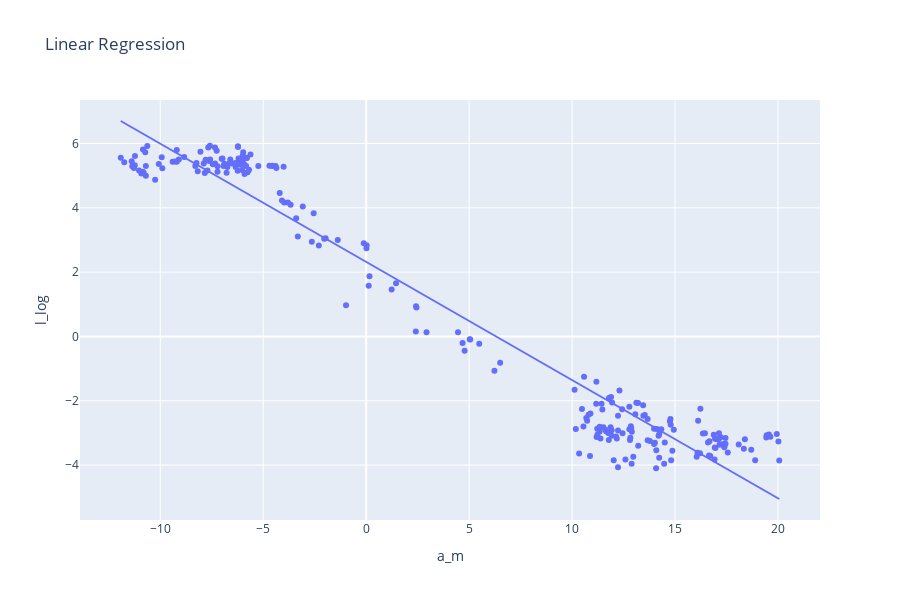

The notebook cell this image was saved under:
### Code cell
# Ideally these are linearly correlated
fig = px.scatter(data, x='a_m', y='l_log', trendline='ols', title='Linear Regression', width=900, height=600)
corr = np.corrcoef(data['a_m'], data['l_log'])[0][1]

fig.show()
print(f'Correlation: {corr}')

### Figure 1 — Plotly figure (JSON) as saved in the notebook; plotly's stock layout.template omitted (floating-point values rounded to 4 significant figures; data arrays with more than 128 entries replaced by an {"elided": "..."} marker saying what was removed)
{"data": [{"hovertemplate": "a_m=%{x}<br>l_log=%{y}<extra></extra>", "legendgroup": "", "marker": {"color": "#636efa", "symbol": "circle"}, "mode": "markers", "name": "", "orientation": "v", "showlegend": false, "type": "scatter", "x": {"elided": "240 float values"}, "xaxis": "x", "y": {"elided": "240 float values"}, "yaxis": "y"}, {"hovertemplate": "<b>OLS trendline</b><br>l_log = -0.367546 * a_m + 2.31784<br>R<sup>2</sup>=0.953706<br><br>a_m=%{x}<br>l_log=%{y} <b>(trend)</b><extra></extra>", "legendgroup": "", "marker": {"color": "#636efa", "symbol": "circle"}, "mode": "lines", "name": "", "showlegend": false, "type": "scatter", "x": {"elided": "240 float values"}, "xaxis": "x", "y": {"elided": "240 float values"}, "yaxis": "y"}], "layout": {"height": 600, "legend": {"tracegroupgap": 0}, "title": {"text": "Linear Regression"}, "width": 900, "xaxis": {"anchor": "y", "domain": [0, 1], "title": {"text": "a_m"}}, "yaxis": {"anchor": "x", "domain": [0, 1], "title": {"text": "l_log"}}}}
